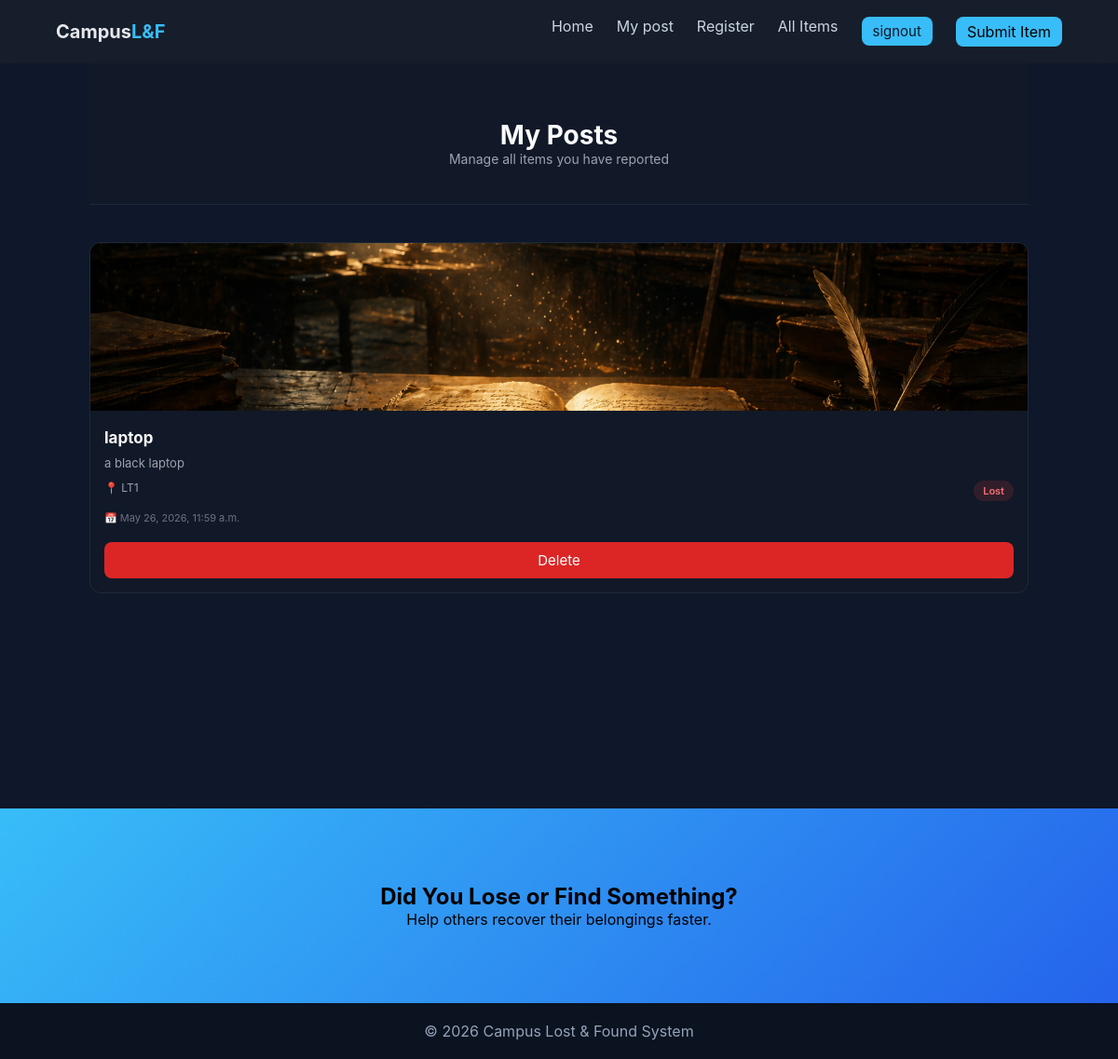
/my_posts (signed in), run on the app's committed database.
### core/models.py (models this page shows)
class Submit(models.Model):
    name=models.CharField(max_length=300)
    gender_chioces=[('m','Male' ) ,  ('f' , "Female")]
    department=models.CharField(max_length=300)
    faculty=models.CharField(max_length=300)
    location=models.CharField(max_length=300)
    description_of_item=models.TextField()
    profile_pic=models.ImageField(upload_to="writers_pics")
    status=models.CharField( blank=True , null=True ,choices=[('Lost', 'Lost'),('Found', 'Found')])
    created_at=models.DateTimeField(auto_now_add=True)
    updated_at=models.DateTimeField(auto_now=True)
    item_name=models.CharField(max_length=300 ,blank=True ,null=True)
    user = models.ForeignKey(User, on_delete=models.CASCADE, null=True, blank=True)

### core/views.py (the view)
# urls.py: path('my_posts', my_posts, name='my_posts'),
@login_required
def my_posts(request):
    post= Submit.objects.filter(user=request.user).order_by('-created_at')
    context={
        "post":post
    }
    return render(request,'my_post.html',context)

### template/my_post.html (shortened to what this page needs)
{% extends "base.html" %}
{% block content %}
<section class="my-posts-section">
    <div class="my-posts-header">
        <h2>My Posts</h2>
        <p>Manage all items you have reported</p>
    </div>
    <div class="items-grid">
        {% if post %}
            {% for post in post %}
            <div class="item-card">
                {% if post.profile_pic %}
                <img src="{{ post.profile_pic.url }}" alt="item image">
                {% else %}
                <div class="no-image">No Image</div>
                {% endif %}
                <div class="item-content">
                    <h3>{{ post.item_name }}</h3>
                    <p class="desc">
                        {{ post.description_of_item|truncatechars:70 }}
                    </p>
                    <div class="meta">
                        <span>📍 {{ post.location }}</span>
                        <span class="status {{ post.status|lower }}">
                            {{ post.status }}
                        </span>
                    </div>
                    <small>📅 {{ post.created_at }}</small>
                    <form method="POST" action="{% url 'delete_item' post.id %}">
                        <button type="submit" class="delete-btn">
                            Delete
                        </button>
                    </form>
                </div>
            </div>
            {% endfor %}
        {% else %}
            <div class="no-results">
                <h3>No posts yet</h3>
                <p>You haven’t submitted any items.</p>
            </div>
        {% endif %}
    </div>
</section>
{% endblock %}

### static/css/style.css (style rules this page uses)
* { margin: 0; padding: 0; box-sizing: border-box; font-family: 'Inter', sans-serif; }
body { background: red; }
body { background: #0b1220; color: #e5e7eb; }
.lost { background: #ef4444; color: white; }
::placeholder { color: #64748b; }
.items-grid { display: grid; grid-template-columns: repeat(auto-fit, minmax(260px, 1fr)); gap: 24px; }
.item-card { background: #111827; border-radius: 12px; border: 1px solid #1f2937; overflow: hidden; transition: 0.25s ease; }
.item-card img { width: 100%; height: 180px; object-fit: cover; }
.item-content { padding: 15px; }
.item-content h3 { font-size: 17px; color: #f9fafb; margin-bottom: 6px; }
.desc { font-size: 13px; color: #9ca3af; margin-bottom: 10px; line-height: 1.5; }
.meta { display: flex; justify-content: space-between; font-size: 12px; color: #9ca3af; margin-bottom: 6px; }
.status { padding: 4px 10px; border-radius: 999px; font-size: 11px; font-weight: 600; }
.status.lost { background: rgba(239, 68, 68, 0.15); color: #f87171; }
.item-content small { font-size: 11px; color: #6b7280; }
.my-posts-section { padding: 0 8% 50px; background: #0f172a; min-height: 100vh; color: #e5e7eb; }
.my-posts-header { text-align: center; padding: 60px 20px 40px; margin-bottom: 40px; background: #111827; border-bottom: 1px solid #1f2937; }
.my-posts-header h2 { font-size: 28px; color: #f9fafb; }
.my-posts-header p { color: #9ca3af; font-size: 14px; }
.item-content h3 { color: #f9fafb; font-size: 17px; }
.desc { font-size: 13px; color: #9ca3af; margin: 8px 0; }
.meta { display: flex; justify-content: space-between; font-size: 12px; color: #9ca3af; }
.status { padding: 4px 10px; border-radius: 999px; font-size: 11px; }
.delete-btn { margin-top: 12px; width: 100%; padding: 10px; background: #dc2626; color: white; border: none; border-radius: 8px; cursor: pointer; transition: 0.2s; }
form button { padding: 6px 12px; border: none; border-radius: 8px; background-color: #38bdf8; color: #0f172a; font-size: 15px; cursor: pointer; transition: 0.3s ease; }
form:last-child button { width: 100%; margin-top: 18px; }

### data on the page
Submit: profile_pic (picture), item_name "laptop", description_of_item "a black laptop", location "LT1", status "Lost", created_at "May 26, 2026, 11:59 a.m."
